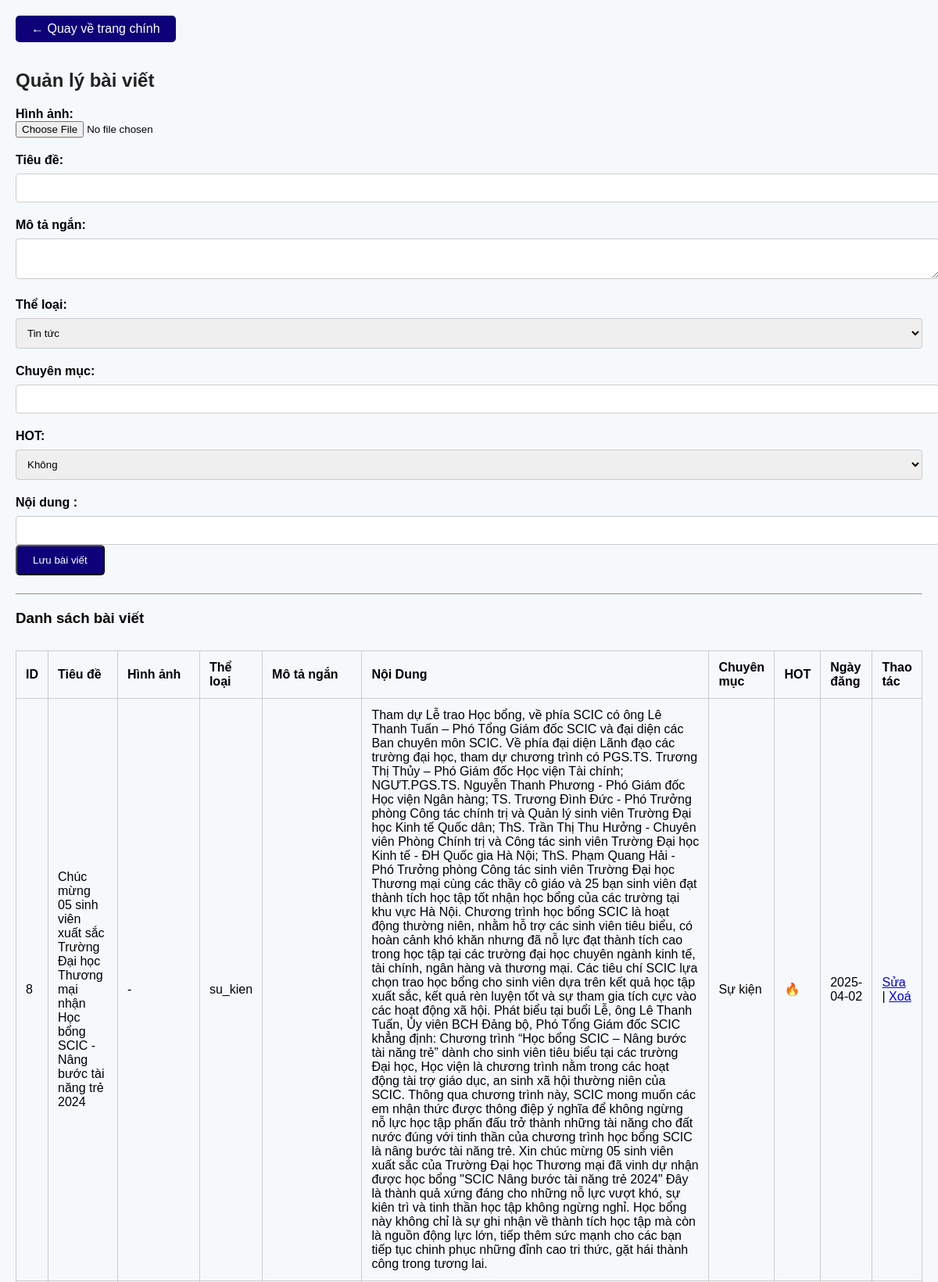
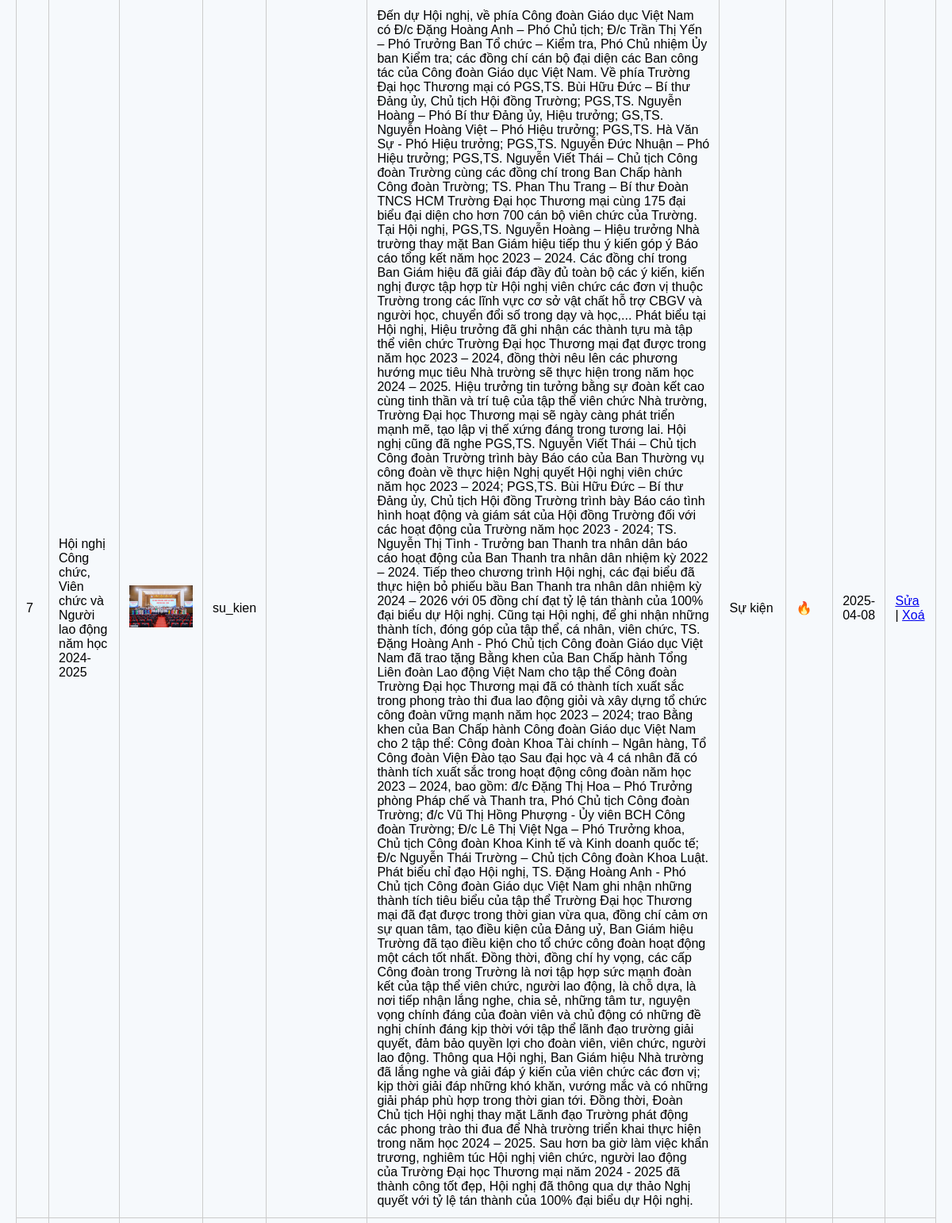
The page /tt/baivietlist.php (upper part) on the database its author committed (2 pictures, top to bottom).
### tables this page shows
CREATE TABLE `baiviet` (
  `id` int(11) NOT NULL,
  `tieu_de` varchar(255) NOT NULL,
  `mo_ta_ngan` text DEFAULT NULL,
  `hinhanh` varchar(255) DEFAULT NULL,
  `theloai` enum('tin_tuc','su_kien') NOT NULL,
  `chuyenmuc` varchar(100) DEFAULT NULL,
  `hot` tinyint(1) DEFAULT 0,
  `ngay_dang` date DEFAULT NULL,
  `noidung` text DEFAULT NULL
);

### tt/baivietlist.php (the view, shortened to what this page needs)
<?php
$conn = new mysqli("localhost", "root", "", "db");
$conn->set_charset("utf8");
$edit_data = null;
?>
<!DOCTYPE html>
<html lang="vi">
<head>
    <link rel="stylesheet" href="style.css">
</head>
<body>
<a href="index.php" class="button-link">← Quay về trang chính</a>
<h2>Quản lý bài viết</h2>
<form action="" method="POST" enctype="multipart/form-data">
    <label for="hinhanh">Hình ảnh:</label>
    <input type="file" name="hinhanh" accept="image/*">
    <label for="tieude">Tiêu đề:</label>
    <input type="text" name="tieude" id="tieude" required style="width:100%;" value="<?= htmlspecialchars($edit_data['tieu_de'] ?? '') ?>">
    <label for="mo_ta_ngan">Mô tả ngắn:</label>
    <textarea name="mo_ta_ngan" id="mo_ta_ngan"><?= htmlspecialchars($edit_data['mo_ta_ngan'] ?? '') ?></textarea>
    <label for="theloai">Thể loại:</label>
    <select name="theloai" id="theloai" required>
        <option value="tin_tuc" <?= (isset($edit_data) && $edit_data['theloai'] == 'tin_tuc') ? 'selected' : '' ?>>Tin tức</option>
    </select>
    <label for="chuyenmuc">Chuyên mục:</label>
    <input type="text" name="chuyenmuc" id="chuyenmuc" required value="<?= htmlspecialchars($edit_data['chuyenmuc'] ?? '') ?>">
    <label for="hot">HOT:</label>
    <select name="hot" id="hot" required>
        <option value="0" <?= (isset($edit_data) && $edit_data['hot'] == 0) ? 'selected' : '' ?>>Không</option>
    </select>
    <label for="noidung">Nội dung :</label>
    <input type="text" name="noidung" id="noidung" required value="<?= htmlspecialchars($edit_data['noidung'] ?? '') ?>">
    <button type="submit" class="submit-button">
        <?= $edit_data ? 'Cập nhật' : 'Lưu bài viết' ?>
    </button>
</form>
<hr>
<h3>Danh sách bài viết</h3>
<table border="1" cellpadding="10" cellspacing="0" class="table">
    <tr>
        <th>ID</th>
        <th>Tiêu đề</th>
        <th>Hình ảnh</th>
        <th>Thể loại</th>
        <th>Mô tả ngắn</th>
        <th>Nội Dung </th>
        <th>Chuyên mục</th>
        <th>HOT</th>
        <th>Ngày đăng</th>
        <th>Thao tác</th>
    </tr>
    <?php
    $stmt = $conn->prepare("SELECT * FROM baiviet ORDER BY id DESC");
    $stmt->execute();
    $res = $stmt->get_result();
    while ($r = $res->fetch_assoc()):
    ?>
        <tr>
            <td><?= $r['id'] ?></td>
            <td><?= htmlspecialchars($r['tieu_de']) ?></td>
            <td>
                <?php if (!empty($r['hinhanh']) && file_exists("uploads/" . $r['hinhanh'])): ?>
                    <img src="uploads/<?= htmlspecialchars($r['hinhanh']) ?>" width="80">
                <?php else: ?>
                    -
                <?php endif; ?>
            </td>
            <td><?= $r['theloai'] ?></td>
            <td><?= $r['mo_ta_ngan'] ?></td>
            <td><?= $r['noidung'] ?></td>
            <td><?= $r['chuyenmuc'] ?></td>
            <td><?= $r['hot'] ? '🔥' : 'Không' ?></td>
            <td><?= $r['ngay_dang'] ?></td>
            <td>
                <a href="?id=<?= $r['id'] ?>">Sửa</a> |
                <a href="?delete=<?= $r['id'] ?>" onclick="return confirm('Bạn chắc chắn muốn xoá bài viết này?')">Xoá</a>
            </td>
        </tr>
    <?php endwhile; ?>
</table>
</body>
</html>

### dao_tao/css/style.css (style rules this page uses)
body { margin: 0; padding: 20px; font-family: 'OpenSansR', Arial, sans-serif; background-color: #f6f9fc; }
h2 { font-size: 24px; color: #222; }
label { display: block; margin-top: 20px; font-weight: bold; }
select, input[type="text"], textarea { width: 100%; padding: 10px; margin-top: 8px; border-radius: 4px; border: 1px solid #ccc; }
.table { width: 100%; margin-top: 30px; border-collapse: collapse; }
.table td, .table th { padding: 12px; border: 1px solid #ccc; text-align: left; }
.button-link { display: inline-block; margin-bottom: 15px; padding: 8px 20px; background: #0e0079; color: white; text-decoration: none; border-radius: 5px; }
.submit-button { display: inline-block; margin-bottom: 15px; padding: 10px 20px; background: #0e0079; color: white; text-decoration: none; border-radius: 5px; }

### rows shown on the page
baiviet: id "8", tieu_de "Chúc mừng 05 sinh viên xuất sắc Trường Đại học Thương mại nhận Học bổng SCIC - Nâng bước tài năng trẻ 2024", theloai "su_kien", noidung "Tham dự Lễ trao Học bổng, về phía SCIC có ông Lê Thanh Tuấn – Phó Tổng Giám đốc SCIC và đại diện các Ban chuyên môn SCIC. Về phía đại diện Lãnh đạo các trường đại học, tham dự chương trình có PGS.TS. Trương Thị Thủy – Phó Giám đốc Học viện Tài chính; NGƯT.PGS.TS. Nguyễn Thanh Phương - Phó Giám đốc Học viện Ngân hàng; TS. Trương Đình Đức - Phó Trưởng phòng Công tác chính trị và Quản lý sinh viên Trường Đại học Kinh tế Quốc dân; ThS. Trần Thị Thu Hưởng - Chuyên viên Phòng Chính trị và Công tác sinh viên Trường Đại học Kinh tế - ĐH Quốc gia Hà Nội; ThS. Phạm Quang Hải - Phó Trưởng phòng Công tác sinh viên Trường Đại học Thương mại cùng các thầy cô giáo và 25 bạn sinh viên đạt thành tích học…", chuyenmuc "Sự kiện", ngay_dang "2025-04-02"
baiviet: id "7", tieu_de "Hội nghị Công chức, Viên chức và Người lao động năm học 2024-2025", hinhanh (picture), theloai "su_kien", noidung "Đến dự Hội nghị, về phía Công đoàn Giáo dục Việt Nam có Đ/c Đặng Hoàng Anh – Phó Chủ tịch; Đ/c Trần Thị Yến – Phó Trưởng Ban Tổ chức – Kiểm tra, Phó Chủ nhiệm Ủy ban Kiểm tra; các đồng chí cán bộ đại diện các Ban công tác của Công đoàn Giáo dục Việt Nam. Về phía Trường Đại học Thương mại có PGS,TS. Bùi Hữu Đức – Bí thư Đảng ủy, Chủ tịch Hội đồng Trường; PGS,TS. Nguyễn Hoàng – Phó Bí thư Đảng ủy, Hiệu trưởng; GS,TS. Nguyễn Hoàng Việt – Phó Hiệu trưởng; PGS,TS. Hà Văn Sự - Phó Hiệu trưởng; PGS,TS. Nguyễn Đức Nhuận – Phó Hiệu trưởng; PGS,TS. Nguyễn Viết Thái – Chủ tịch Công đoàn Trường cùng các đồng chí trong Ban Chấp hành Công đoàn Trường; TS. Phan Thu Trang – Bí thư Đoàn TNCS HCM Trường Đại…", chuyenmuc "Sự kiện", ngay_dang "2025-04-08"
